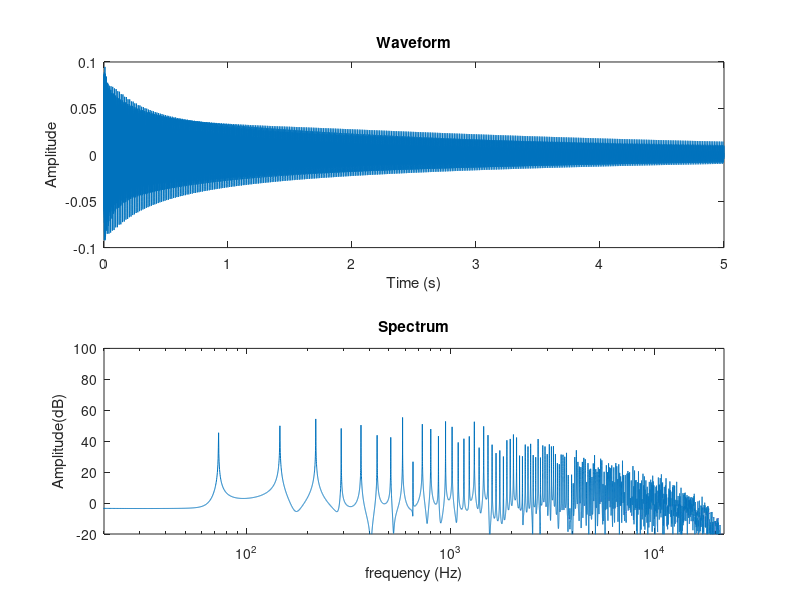

The MATLAB script that drew this image: (Note: this script raises an error after producing the figure.)
%%%%%%%%%%%%%%%%%%%%%%%%%%%%%%%%%%%%%%%%%%%%%%%%%%%%%%%%%%%%%%%%%%%%%%%%%%%
%%%         PBMMI:KS_Basic
%%%         Author:Nuolin Lai
%%%         Create Date:18/01/2021
%%%         Last modify date:18/01/2021 
%%%%%%%%%%%%%%%%%%%%%%%%%%%%%%%%%%%%%%%%%%%%%%%%%%%%%%%%%%%%%%%%%%%%%%%%%%%

clc;
clear all;

%% set governing paramenter

Fs = 44.1e3; %sampling rate in Hz
dur = 5; %duration of simulation in seconds
f0 = 73; %fundamental frequency of the string in Hz
rho =  0.998; %loss parameter rho
R = 0.95; % dynamics parameter R

%% Calculate the derived parameter

M = dur*Fs; % the length of output 
N = ceil(Fs/f0-1/2); %delay line length

%%  vector initialise
rng(0);
v = -1 + (1+1)*rand(N+1,1); %create white noise from -1 to 1
rng(0);
y = zeros(M,1); %output of the algorithm

%% implement dynamics filter
x1 = 0; %initialise x1

%read from white noise
for n = 0:N
    x0 = (1-R)*v(n+1);
    y(n+1) = x0+R*x1;
    x1 = x0;
end

%implement main KS algorithm
for n = N+1:M-1
    y(n+1) = rho/2*(y(n-N+1)+y(n-N));
end
%% plot waveform and spectrum
t = (0:M-1)/Fs;
subplot(2,1,1);
plot(t,y);
xlabel('Time (s)');
ylabel('Amplitude');
title('Waveform')
subplot(2,1,2);
spe = 20*log10(abs(fft(y)));
freq = (0:M-1)/M*Fs;
semilogx(freq,spe);
xlabel('frequency (Hz)');
ylabel('Amplitude(dB)');
title('Spectrum')
ylim([-20 100]);
xlim([20 Fs/2]);
xline(f0,'--');

%% play
sound(y,Fs)